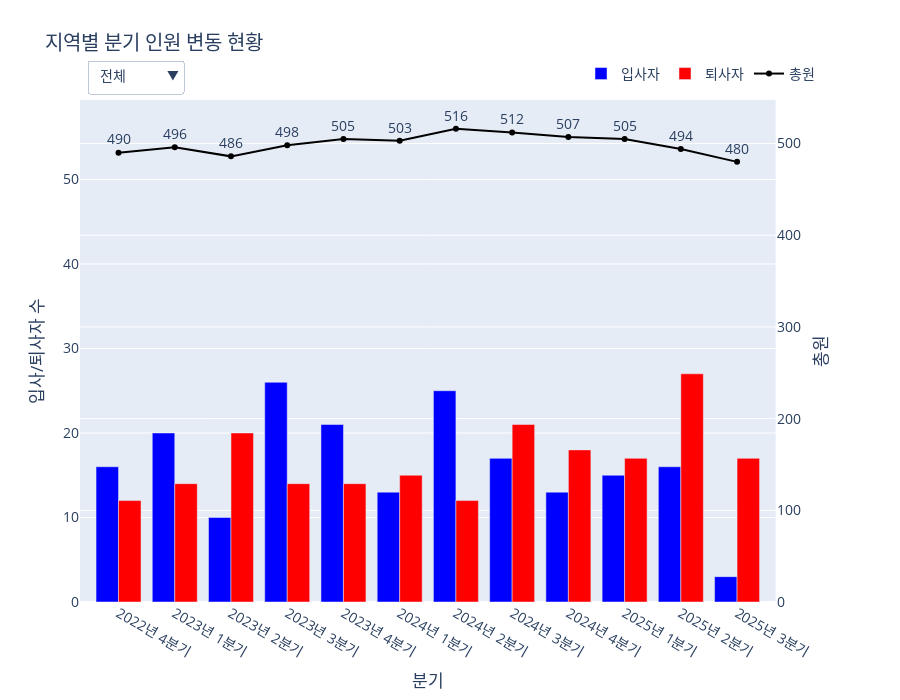

Notebook code cell kept with this figure:
### Code cell
import pandas as pd
import numpy as np
import plotly.graph_objects as go
from plotly.subplots import make_subplots
import plotly.io as pio
import datetime

# --- 1. 데이터 임포트 ---
from services.tables.HR_Core.basic_info_table import emp_df
from services.tables.HR_Core.region_info_table import region_info_df
from services.tables.HR_Core.region_table import region_df

def create_figure():
    """
    제안 0-9: 지역별 분기 인원 변동 현황 그래프를 생성합니다.
    """
    # --- 2. 데이터 준비 및 가공 ---
    region_info_full_df = pd.merge(region_info_df, region_df, on='REG_ID', how='left')

    def classify_region(row):
        if row['REG_NAME'] == '서울특별시':
            return '서울 본사'
        elif row['DOMESTIC_YN'] == 'Y':
            return '국내 현장'
        else:
            return '해외 현장'
    region_info_full_df['REGION_CATEGORY'] = region_info_full_df.apply(classify_region, axis=1)
    region_info_sorted = region_info_full_df.sort_values('REG_APP_START_DATE')
    region_filter_list = ['전체', '서울 본사', '국내 현장', '해외 현장']

    emp_dates_df = emp_df[['EMP_ID', 'IN_DATE', 'OUT_DATE']].copy()
    emp_dates_df['IN_DATE'] = pd.to_datetime(emp_dates_df['IN_DATE'])
    emp_dates_df['OUT_DATE'] = pd.to_datetime(emp_dates_df['OUT_DATE'])

    start_month = emp_dates_df['IN_DATE'].min().to_period('M').to_timestamp()
    end_month = pd.to_datetime(datetime.datetime.now()).to_period('M').to_timestamp()
    monthly_periods = pd.date_range(start=start_month, end=end_month, freq='MS')

    monthly_summary_records = []
    for period_start in monthly_periods:
        period_end = period_start + pd.offsets.MonthEnd(0)
        
        hires_df = emp_dates_df[emp_dates_df['IN_DATE'].between(period_start, period_end)]
        leavers_df = emp_dates_df[emp_dates_df['OUT_DATE'].between(period_start, period_end)]
        active_df = emp_dates_df[(emp_dates_df['IN_DATE'] <= period_end) & ((emp_dates_df['OUT_DATE'].isnull()) | (emp_dates_df['OUT_DATE'] > period_end))].copy()
        active_df['DATE_SNAPSHOT'] = period_end
        
        hires_with_region = pd.merge_asof(hires_df.sort_values('IN_DATE'), region_info_sorted, left_on='IN_DATE', right_on='REG_APP_START_DATE', by='EMP_ID', direction='backward')
        leavers_with_region = pd.merge_asof(leavers_df.sort_values('OUT_DATE'), region_info_sorted, left_on='OUT_DATE', right_on='REG_APP_START_DATE', by='EMP_ID', direction='backward')
        active_with_region = pd.merge_asof(active_df.sort_values('DATE_SNAPSHOT'), region_info_sorted, left_on='DATE_SNAPSHOT', right_on='REG_APP_START_DATE', by='EMP_ID', direction='backward')

        hires_by_region = hires_with_region.groupby('REGION_CATEGORY').size() if not hires_with_region.empty else pd.Series(dtype=int)
        leavers_by_region = leavers_with_region.groupby('REGION_CATEGORY').size() if not leavers_with_region.empty else pd.Series(dtype=int)
        headcount_by_region = active_with_region.groupby('REGION_CATEGORY').size() if not active_with_region.empty else pd.Series(dtype=int)

        all_regions_in_period = set(hires_by_region.index) | set(leavers_by_region.index) | set(headcount_by_region.index)

        for region_cat in all_regions_in_period:
            if pd.notna(region_cat):
                monthly_summary_records.append({
                    'PERIOD_DT': period_start, 'REGION_CATEGORY': region_cat,
                    'NEW_HIRES': hires_by_region.get(region_cat, 0), 'LEAVERS': leavers_by_region.get(region_cat, 0), 'HEADCOUNT': headcount_by_region.get(region_cat, 0)
                })

    monthly_region_summary_df = pd.DataFrame(monthly_summary_records)

    monthly_region_summary_df['QUARTER'] = monthly_region_summary_df['PERIOD_DT'].dt.to_period('Q')
    quarterly_region_summary_df = monthly_region_summary_df.groupby(['QUARTER', 'REGION_CATEGORY']).agg(
        NEW_HIRES=('NEW_HIRES', 'sum'), LEAVERS=('LEAVERS', 'sum'), HEADCOUNT=('HEADCOUNT', 'last')
    ).reset_index()
    quarterly_overall_summary_df = quarterly_region_summary_df.groupby('QUARTER').agg(
        NEW_HIRES=('NEW_HIRES', 'sum'), LEAVERS=('LEAVERS', 'sum'), HEADCOUNT=('HEADCOUNT', 'sum')
    ).reset_index()
    for df in [quarterly_region_summary_df, quarterly_overall_summary_df]:
        df['PERIOD'] = df['QUARTER'].apply(lambda q: f"{q.year}년 {q.quarter}분기")

    # --- 3. Plotly 인터랙티브 그래프 생성 ---
    fig = make_subplots(specs=[[{"secondary_y": True}]])
    trace_map = {'전체': quarterly_overall_summary_df}
    for region_cat in ['서울 본사', '국내 현장', '해외 현장']:
        trace_map[region_cat] = quarterly_region_summary_df[quarterly_region_summary_df['REGION_CATEGORY'] == region_cat]

    for name, df in trace_map.items():
        is_visible = (name == '전체')
        df_plot = df.tail(12).copy()
        fig.add_trace(go.Bar(x=df_plot['PERIOD'], y=df_plot['NEW_HIRES'], name='입사자', marker_color='blue', visible=is_visible), secondary_y=False)
        fig.add_trace(go.Bar(x=df_plot['PERIOD'], y=df_plot['LEAVERS'], name='퇴사자', marker_color='red', visible=is_visible), secondary_y=False)
        fig.add_trace(go.Scatter(x=df_plot['PERIOD'], y=df_plot['HEADCOUNT'], name='총원', mode='lines+markers+text', text=df_plot['HEADCOUNT'], textposition='top center', line=dict(color='black'), visible=is_visible), secondary_y=True)

    # --- 4. 드롭다운 메뉴 및 레이아웃 업데이트 ---
    buttons = []
    num_traces_per_group = 3
    for i, name in enumerate(region_filter_list):
        visibility_mask = [False] * (len(region_filter_list) * num_traces_per_group)
        for j in range(num_traces_per_group):
            visibility_mask[i * num_traces_per_group + j] = True
        df_for_range = trace_map.get(name, pd.DataFrame()).tail(12)
        max_hires_leavers = max(df_for_range['NEW_HIRES'].max(), df_for_range['LEAVERS'].max()) if not df_for_range.empty else 0
        y1_range = [0, max_hires_leavers * 2.2]
        buttons.append(dict(label=name, method='update', args=[{'visible': visibility_mask}, {'yaxis.range': y1_range}]))

    initial_df = trace_map['전체'].tail(12)
    initial_max = max(initial_df['NEW_HIRES'].max(), initial_df['LEAVERS'].max()) if not initial_df.empty else 0
    initial_y1_range = [0, initial_max * 2.2]

    fig.update_layout(
        updatemenus=[dict(
            active=0, buttons=buttons, direction="down",
            pad={"r": 10, "t": 10}, showactive=True,
            x=0.01, xanchor="left", y=1.1, yanchor="top"
        )],
        title_text='지역별 분기 인원 변동 현황',
        xaxis_title='분기',
        font_size=14, height=700,
        barmode='group',
        legend=dict(orientation="h", yanchor="bottom", y=1.02, xanchor="right", x=1),
        annotations=[dict(text="지역 선택:", showarrow=False, x=0, y=1.08, yref="paper", align="left")]
    )
    fig.update_yaxes(title_text="입사/퇴사자 수", secondary_y=False, range=initial_y1_range)
    fig.update_yaxes(title_text="총원", secondary_y=True, rangemode='tozero')
    
    return fig

# 이 파일을 직접 실행할 경우 그래프를 생성하여 보여줍니다.
pio.renderers.default = 'vscode'
fig = create_figure()
fig.show()

### Figure 1 — Plotly figure (JSON) as saved in the notebook; plotly's stock layout.template omitted (floating-point values rounded to 4 significant figures)
{"data": [{"marker": {"color": "blue"}, "name": "입사자", "type": "bar", "visible": true, "x": ["2022년 4분기", "2023년 1분기", "2023년 2분기", "2023년 3분기", "2023년 4분기", "2024년 1분기", "2024년 2분기", "2024년 3분기", "2024년 4분기", "2025년 1분기", "2025년 2분기", "2025년 3분기"], "xaxis": "x", "y": [16, 20, 10, 26, 21, 13, 25, 17, 13, 15, 16, 3], "yaxis": "y"}, {"marker": {"color": "red"}, "name": "퇴사자", "type": "bar", "visible": true, "x": ["2022년 4분기", "2023년 1분기", "2023년 2분기", "2023년 3분기", "2023년 4분기", "2024년 1분기", "2024년 2분기", "2024년 3분기", "2024년 4분기", "2025년 1분기", "2025년 2분기", "2025년 3분기"], "xaxis": "x", "y": [12, 14, 20, 14, 14, 15, 12, 21, 18, 17, 27, 17], "yaxis": "y"}, {"line": {"color": "black"}, "mode": "lines+markers+text", "name": "총원", "text": [490.0, 496.0, 486.0, 498.0, 505.0, 503.0, 516.0, 512.0, 507.0, 505.0, 494.0, 480.0], "textposition": "top center", "type": "scatter", "visible": true, "x": ["2022년 4분기", "2023년 1분기", "2023년 2분기", "2023년 3분기", "2023년 4분기", "2024년 1분기", "2024년 2분기", "2024년 3분기", "2024년 4분기", "2025년 1분기", "2025년 2분기", "2025년 3분기"], "xaxis": "x", "y": [490, 496, 486, 498, 505, 503, 516, 512, 507, 505, 494, 480], "yaxis": "y2"}, {"marker": {"color": "blue"}, "name": "입사자", "type": "bar", "visible": false, "x": ["2022년 4분기", "2023년 1분기", "2023년 2분기", "2023년 3분기", "2023년 4분기", "2024년 1분기", "2024년 2분기", "2024년 3분기", "2024년 4분기", "2025년 1분기", "2025년 2분기", "2025년 3분기"], "xaxis": "x", "y": [13, 13, 9, 21, 17, 9, 17, 10, 11, 13, 14, 2], "yaxis": "y"}, {"marker": {"color": "red"}, "name": "퇴사자", "type": "bar", "visible": false, "x": ["2022년 4분기", "2023년 1분기", "2023년 2분기", "2023년 3분기", "2023년 4분기", "2024년 1분기", "2024년 2분기", "2024년 3분기", "2024년 4분기", "2025년 1분기", "2025년 2분기", "2025년 3분기"], "xaxis": "x", "y": [9, 11, 15, 11, 12, 11, 7, 14, 14, 14, 17, 14], "yaxis": "y"}, {"line": {"color": "black"}, "mode": "lines+markers+text", "name": "총원", "text": [363.0, 364.0, 356.0, 366.0, 371.0, 371.0, 379.0, 376.0, 373.0, 370.0, 366.0, 356.0], "textposition": "top center", "type": "scatter", "visible": false, "x": ["2022년 4분기", "2023년 1분기", "2023년 2분기", "2023년 3분기", "2023년 4분기", "2024년 1분기", "2024년 2분기", "2024년 3분기", "2024년 4분기", "2025년 1분기", "2025년 2분기", "2025년 3분기"], "xaxis": "x", "y": [363, 364, 356, 366, 371, 371, 379, 376, 373, 370, 366, 356], "yaxis": "y2"}, {"marker": {"color": "blue"}, "name": "입사자", "type": "bar", "visible": false, "x": ["2022년 4분기", "2023년 1분기", "2023년 2분기", "2023년 3분기", "2023년 4분기", "2024년 1분기", "2024년 2분기", "2024년 3분기", "2024년 4분기", "2025년 1분기", "2025년 2분기", "2025년 3분기"], "xaxis": "x", "y": [1, 5, 1, 5, 1, 2, 3, 6, 2, 1, 1, 1], "yaxis": "y"}, {"marker": {"color": "red"}, "name": "퇴사자", "type": "bar", "visible": false, "x": ["2022년 4분기", "2023년 1분기", "2023년 2분기", "2023년 3분기", "2023년 4분기", "2024년 1분기", "2024년 2분기", "2024년 3분기", "2024년 4분기", "2025년 1분기", "2025년 2분기", "2025년 3분기"], "xaxis": "x", "y": [2, 2, 5, 3, 2, 3, 4, 5, 2, 1, 6, 0], "yaxis": "y"}, {"line": {"color": "black"}, "mode": "lines+markers+text", "name": "총원", "text": [80.0, 83.0, 80.0, 82.0, 81.0, 78.0, 79.0, 80.0, 78.0, 78.0, 76.0, 74.0], "textposition": "top center", "type": "scatter", "visible": false, "x": ["2022년 4분기", "2023년 1분기", "2023년 2분기", "2023년 3분기", "2023년 4분기", "2024년 1분기", "2024년 2분기", "2024년 3분기", "2024년 4분기", "2025년 1분기", "2025년 2분기", "2025년 3분기"], "xaxis": "x", "y": [80, 83, 80, 82, 81, 78, 79, 80, 78, 78, 76, 74], "yaxis": "y2"}, {"marker": {"color": "blue"}, "name": "입사자", "type": "bar", "visible": false, "x": ["2022년 4분기", "2023년 1분기", "2023년 2분기", "2023년 3분기", "2023년 4분기", "2024년 1분기", "2024년 2분기", "2024년 3분기", "2024년 4분기", "2025년 1분기", "2025년 2분기", "2025년 3분기"], "xaxis": "x", "y": [2, 2, 0, 0, 3, 2, 5, 1, 0, 1, 1, 0], "yaxis": "y"}, {"marker": {"color": "red"}, "name": "퇴사자", "type": "bar", "visible": false, "x": ["2022년 4분기", "2023년 1분기", "2023년 2분기", "2023년 3분기", "2023년 4분기", "2024년 1분기", "2024년 2분기", "2024년 3분기", "2024년 4분기", "2025년 1분기", "2025년 2분기", "2025년 3분기"], "xaxis": "x", "y": [1, 1, 0, 0, 0, 1, 1, 2, 2, 2, 4, 3], "yaxis": "y"}, {"line": {"color": "black"}, "mode": "lines+markers+text", "name": "총원", "text": [47.0, 49.0, 50.0, 50.0, 53.0, 54.0, 58.0, 56.0, 56.0, 57.0, 52.0, 50.0], "textposition": "top center", "type": "scatter", "visible": false, "x": ["2022년 4분기", "2023년 1분기", "2023년 2분기", "2023년 3분기", "2023년 4분기", "2024년 1분기", "2024년 2분기", "2024년 3분기", "2024년 4분기", "2025년 1분기", "2025년 2분기", "2025년 3분기"], "xaxis": "x", "y": [47, 49, 50, 50, 53, 54, 58, 56, 56, 57, 52, 50], "yaxis": "y2"}], "layout": {"annotations": [{"align": "left", "showarrow": false, "text": "지역 선택:", "x": 0, "y": 1.08, "yref": "paper"}], "barmode": "group", "font": {"size": 14}, "height": 700, "legend": {"orientation": "h", "x": 1, "xanchor": "right", "y": 1.02, "yanchor": "bottom"}, "title": {"text": "지역별 분기 인원 변동 현황"}, "updatemenus": [{"active": 0, "buttons": [{"args": [{"visible": [true, true, true, false, false, false, false, false, false, false, false, false]}, {"yaxis.range": [0, 59.4]}], "label": "전체", "method": "update"}, {"args": [{"visible": [false, false, false, true, true, true, false, false, false, false, false, false]}, {"yaxis.range": [0, 46.2]}], "label": "서울 본사", "method": "update"}, {"args": [{"visible": [false, false, false, false, false, false, true, true, true, false, false, false]}, {"yaxis.range": [0, 13.2]}], "label": "국내 현장", "method": "update"}, {"args": [{"visible": [false, false, false, false, false, false, false, false, false, true, true, true]}, {"yaxis.range": [0, 11]}], "label": "해외 현장", "method": "update"}], "direction": "down", "pad": {"r": 10, "t": 10}, "showactive": true, "x": 0.01, "xanchor": "left", "y": 1.1, "yanchor": "top"}], "xaxis": {"anchor": "y", "domain": [0, 0.94], "title": {"text": "분기"}}, "yaxis": {"anchor": "x", "domain": [0, 1], "range": [0, 59.4], "title": {"text": "입사/퇴사자 수"}}, "yaxis2": {"anchor": "x", "overlaying": "y", "rangemode": "tozero", "side": "right", "title": {"text": "총원"}}}}
